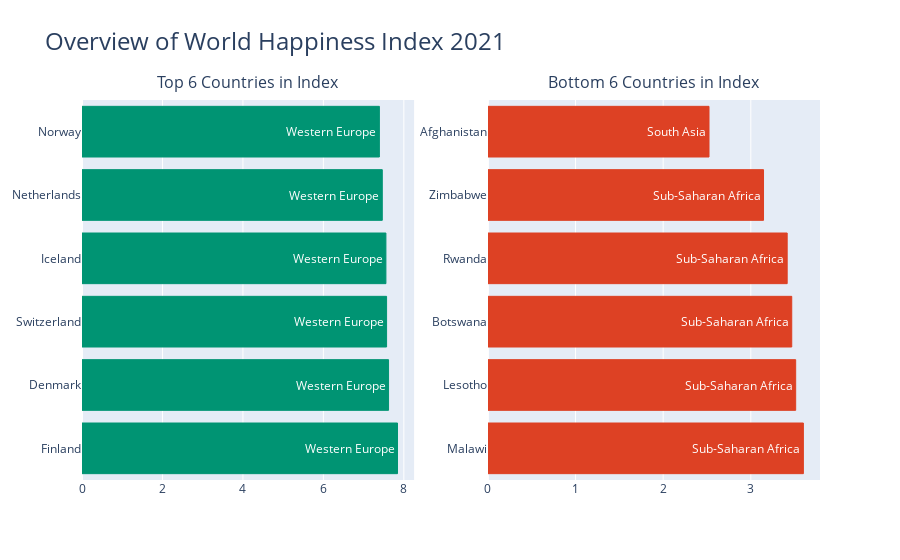

Notebook code cell kept with this figure:
### Code cell
fig = make_subplots(rows=1, cols=2,
                   column_width=[0.5,0.5],
                   subplot_titles=['Top 6 Countries in Index', 'Bottom 6 Countries in Index'])
fig.append_trace(go.Bar(x=t_6['Ladder score'],
                       y=t_6['Country'],
                       orientation='h',
                       marker={'color': green,'line': dict(color=green, width=1)},
                       name='',
                       text=t_6['Regional indicator']
                       ), 1,1
                )
fig.append_trace(go.Bar(x=b_6['Ladder score'],
                       y=b_6['Country'],
                        orientation='h',
                        marker={'color': red,'line': dict(color=red, width=1)},
                        name='',
                        text=b_6['Regional indicator']
                       ), 1,2
                )
fig.update_layout(
    #template='plotly_dark',
    showlegend=False,
    title_text='Overview of World Happiness Index 2021',
    title_font_size=24)
fig.update_annotations(yshift=5) # Shifts Title of subplot little above figure
fig.show()

### Figure 1 — Plotly figure (JSON) as saved in the notebook; plotly's stock layout.template omitted (floating-point values rounded to 4 significant figures)
{"data": [{"marker": {"color": "#009473", "line": {"color": "#009473", "width": 1}}, "name": "", "orientation": "h", "text": ["Western Europe", "Western Europe", "Western Europe", "Western Europe", "Western Europe", "Western Europe"], "type": "bar", "x": [7.842, 7.62, 7.571, 7.554, 7.464, 7.392], "xaxis": "x", "y": ["Finland", "Denmark", "Switzerland", "Iceland", "Netherlands", "Norway"], "yaxis": "y"}, {"marker": {"color": "#dd4124", "line": {"color": "#dd4124", "width": 1}}, "name": "", "orientation": "h", "text": ["Sub-Saharan Africa", "Sub-Saharan Africa", "Sub-Saharan Africa", "Sub-Saharan Africa", "Sub-Saharan Africa", "South Asia"], "type": "bar", "x": [3.6, 3.512, 3.467, 3.415, 3.145, 2.523], "xaxis": "x2", "y": ["Malawi", "Lesotho", "Botswana", "Rwanda", "Zimbabwe", "Afghanistan"], "yaxis": "y2"}], "layout": {"annotations": [{"font": {"size": 16}, "showarrow": false, "text": "Top 6 Countries in Index", "x": 0.225, "xanchor": "center", "xref": "paper", "y": 1, "yanchor": "bottom", "yref": "paper", "yshift": 5}, {"font": {"size": 16}, "showarrow": false, "text": "Bottom 6 Countries in Index", "x": 0.775, "xanchor": "center", "xref": "paper", "y": 1, "yanchor": "bottom", "yref": "paper", "yshift": 5}], "showlegend": false, "title": {"font": {"size": 24}, "text": "Overview of World Happiness Index 2021"}, "xaxis": {"anchor": "y", "domain": [0, 0.45]}, "xaxis2": {"anchor": "y2", "domain": [0.55, 1]}, "yaxis": {"anchor": "x", "domain": [0, 1]}, "yaxis2": {"anchor": "x2", "domain": [0, 1]}}}
